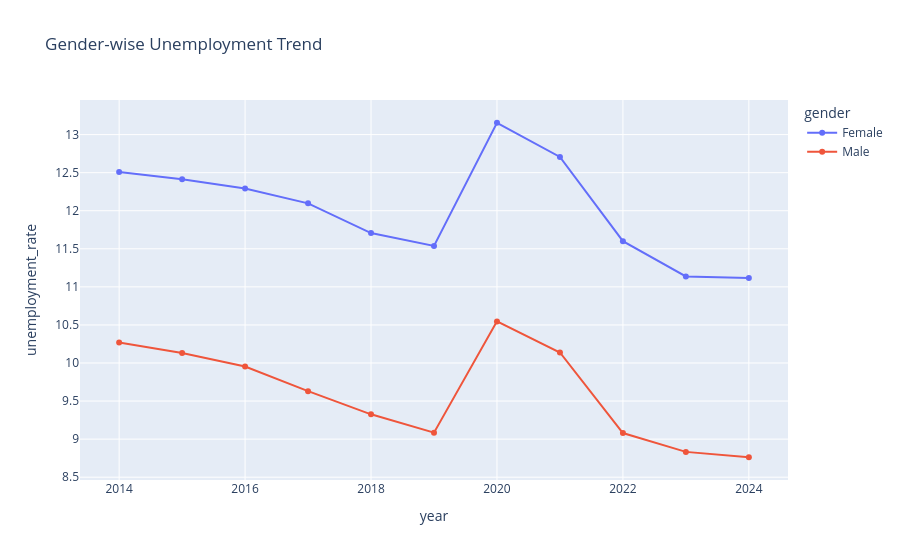

Here is the notebook cell this chart was saved with:
### Code cell
fig = px.line(
    gender_trend,
    x="year",
    y="unemployment_rate",
    color="gender",
    markers=True,
    title="Gender-wise Unemployment Trend"
)
fig.show()

### Figure 1 — Plotly figure (JSON) as saved in the notebook; plotly's stock layout.template omitted (floating-point values rounded to 4 significant figures)
{"data": [{"hovertemplate": "gender=Female<br>year=%{x}<br>unemployment_rate=%{y}<extra></extra>", "legendgroup": "Female", "line": {"color": "#636efa", "dash": "solid"}, "marker": {"symbol": "circle"}, "mode": "lines+markers", "name": "Female", "orientation": "v", "showlegend": true, "type": "scatter", "x": [2014, 2015, 2016, 2017, 2018, 2019, 2020, 2021, 2022, 2023, 2024], "xaxis": "x", "y": [12.51, 12.41, 12.29, 12.1, 11.71, 11.54, 13.16, 12.71, 11.6, 11.14, 11.12], "yaxis": "y"}, {"hovertemplate": "gender=Male<br>year=%{x}<br>unemployment_rate=%{y}<extra></extra>", "legendgroup": "Male", "line": {"color": "#EF553B", "dash": "solid"}, "marker": {"symbol": "circle"}, "mode": "lines+markers", "name": "Male", "orientation": "v", "showlegend": true, "type": "scatter", "x": [2014, 2015, 2016, 2017, 2018, 2019, 2020, 2021, 2022, 2023, 2024], "xaxis": "x", "y": [10.27, 10.13, 9.955, 9.63, 9.326, 9.085, 10.55, 10.14, 9.081, 8.833, 8.762], "yaxis": "y"}], "layout": {"legend": {"title": {"text": "gender"}, "tracegroupgap": 0}, "title": {"text": "Gender-wise Unemployment Trend"}, "xaxis": {"anchor": "y", "domain": [0, 1], "title": {"text": "year"}}, "yaxis": {"anchor": "x", "domain": [0, 1], "title": {"text": "unemployment_rate"}}}}
